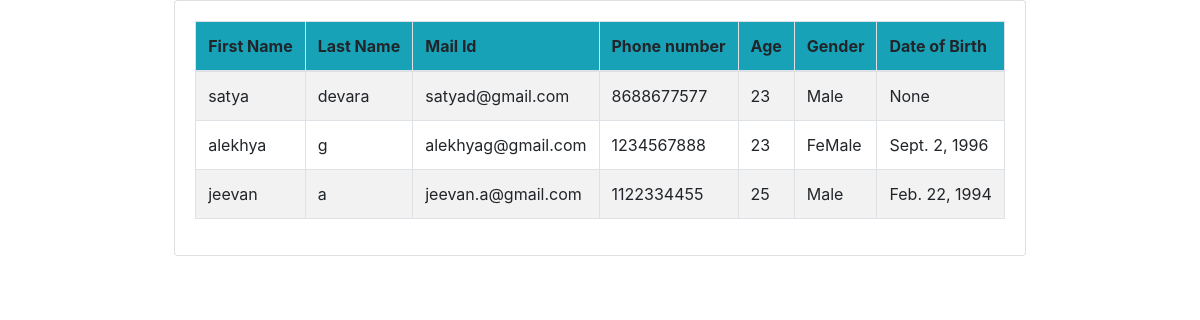
The app's page /display/ with its own data.
### userApp/models.py (models this page shows)
class Register(models.Model):
    gender_vals = [('Male', 'Male'), ('FeMale', 'FeMale')]
    firstName = models.CharField(max_length=100)
    lastName = models.CharField(max_length=100)
    emailId = models.EmailField(null=True)
    phoneNo = models.CharField(max_length=10)
    age = models.IntegerField(null=True)
    gender = models.CharField(max_length=10, choices=gender_vals)
    date_of_birth = models.DateField(null=True)

### userApp/views.py (the view)
# urls.py: path('display/',views.display, name='display'),
def display(request):
    data = Register.objects.all()
    print(data)
    return render(request,'userApp/display.html',{'data':data})

### userApp/templates/userApp/display.html (shortened to what this page needs)
<!DOCTYPE html>
<html>
<head>
	<link rel="stylesheet" href="https://maxcdn.bootstrapcdn.com/bootstrap/4.4.1/css/bootstrap.min.css">
</head>
<body>
	<div class="container">
    <div class="row justify-content-center">
        <div class="card">
            <div class="card-body">
                <table class="table table-bordered table-striped">
                    <thead class="bg-info ">
                        <tr>
                            <th>First Name</th>
                            <th>Last Name</th>
                            <th>Mail Id</th>
                            <th>Phone number</th>
                            <th>Age</th>
                            <th>Gender</th>
                            <th>Date of Birth</th>
                        </tr>
                    </thead>
                    <tbody>
                    {% for info in data %}
                        <tr>
                            <td>{{ info.firstName }}</td>
                            <td>{{ info.lastName }}</td>
                            <td>{{ info.emailId }}</td>
                            <td>{{ info.phoneNo }}</td>
                            <td>{{ info.age }}</td>
                            <td>{{ info.gender }}</td>
                            <td>{{ info.date_of_birth }}</td>
                        </tr>
                    {% endfor %}
                    </tbody>
                </table>
        </div>
        </div>
    </div>
</div>
</body>
</html>

### records on screen
Register: firstName "satya", lastName "devara", emailId "satyad@gmail.com", phoneNo "8688677577", age "23", gender "Male", date_of_birth "None"
Register: firstName "alekhya", lastName "g", emailId "alekhyag@gmail.com", phoneNo "1234567888", age "23", gender "FeMale", date_of_birth "Sept. 2, 1996"
Register: firstName "jeevan", lastName "a", emailId "jeevan.a@gmail.com", phoneNo "1122334455", age "25", gender "Male", date_of_birth "Feb. 22, 1994"
